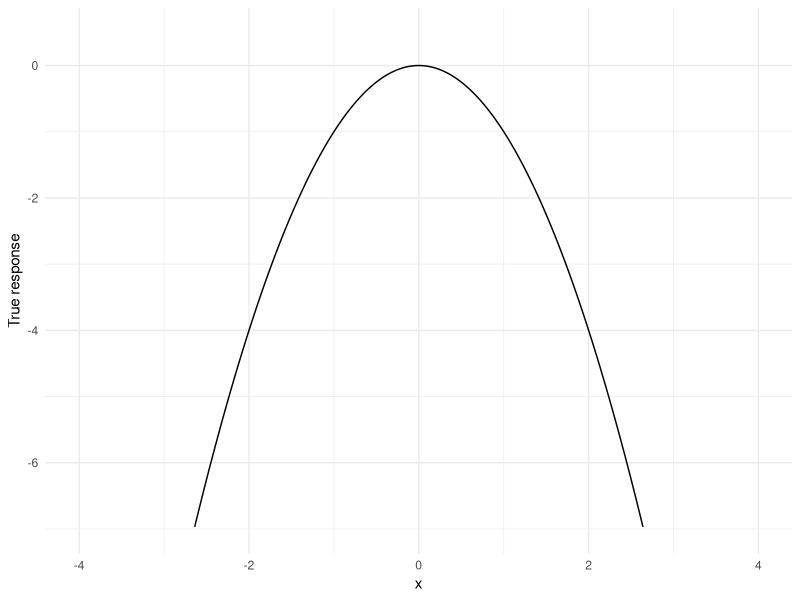
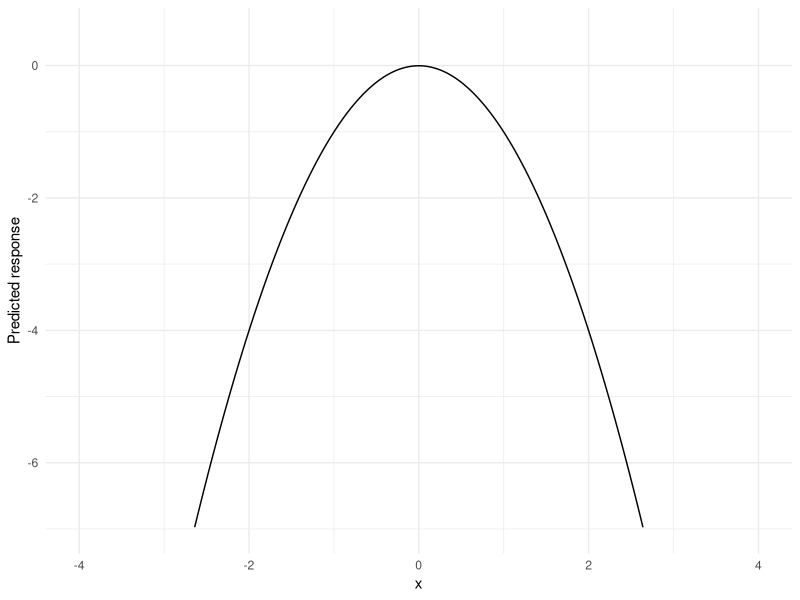
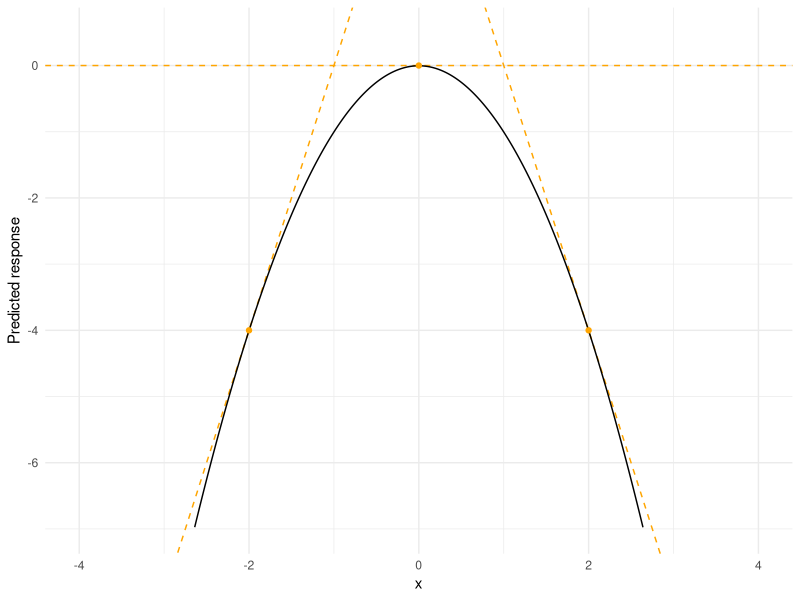

These charts were generated, in order, by the following R code: (Note: this script raises an error after producing the figures.)
## ---- chunk 1
knitr::opts_chunk$set(
  collapse = TRUE,
  fig.width = 6,
  fig.asp = .4,
  warning = FALSE,
  message = FALSE,
  comment = "#>"
)

library(marginaleffects)
library(patchwork)
library(ggplot2)

theme_set(theme_minimal())
## ---- chunk 2
x <- seq(-4, 4, .01)
y <- -x^2 
dat <- data.frame(x, y)
ggplot(dat, aes(x, y)) + 
    geom_line() +
    labs(y = "True response") +
    xlim(c(-4, 4)) +
    ylim(c(-7, 0.5))
## ---- chunk 3
N <- 1e5
x <- runif(N, -4, 4)
e <- rnorm(N)
y <- -x^2 + e
dat <- data.frame(y, x)

mod <- lm(y ~ x + I(x^2))
## ---- chunk 4
nd <- data.frame(x = seq(-4, 4, .01))
nd$predicted_response <- predict(mod, newdata = nd)

ggplot(nd, aes(x, predicted_response)) + 
      geom_line() + 
      labs(y = "Predicted response") +
      xlim(c(-4, 4)) +
      ylim(c(-7, 0.5))
## ---- chunk 5
p1 <- ggplot(nd, aes(x, predicted_response)) + 
      xlim(c(-4, 4)) +
      ylim(c(-7, 0.5)) +
      labs(y = "Predicted response") +
      geom_abline(slope = 4, intercept = 4, color = "orange", linetype = "dashed") +
      geom_abline(slope = 0, intercept = 0, color = "orange", linetype = "dashed") +
      geom_abline(slope = -4, intercept = 4, color = "orange", linetype = "dashed") +
      geom_line() +
      annotate("point", x = -2, y = -4, colour = "orange") +
      annotate("point", x = 0, y = 0, colour = "orange") +
      annotate("point", x = 2, y = -4, colour = "orange")
p1
## ---- chunk 6
library(marginaleffects)

marginaleffects(mod, newdata = typical(x = c(-2, 0, 2)))
## ---- chunk 7
plot_cme(mod, effect = "x", condition = "x") + xlim(-4, 4)
## ---- chunk 8
mod <- lm(mpg ~ hp + factor(cyl), data = mtcars)
mfx <- marginaleffects(mod)
head(mfx)
## ---- chunk 9
typical(cyl = c(4, 6, 8), model = mod)
## ---- chunk 10
emm <- marginaleffects(mod, newdata = typical(cyl = c(4, 6, 8)))$predicted_response
emm <- paste(sprintf("%.1f", emm), collapse = ", ")
## ---- chunk 11
marginaleffects(mod, newdata = typical(cyl = c(4, 6, 8)))
## ---- chunk 12
library(emmeans)
emmeans(mod, specs = "cyl")
